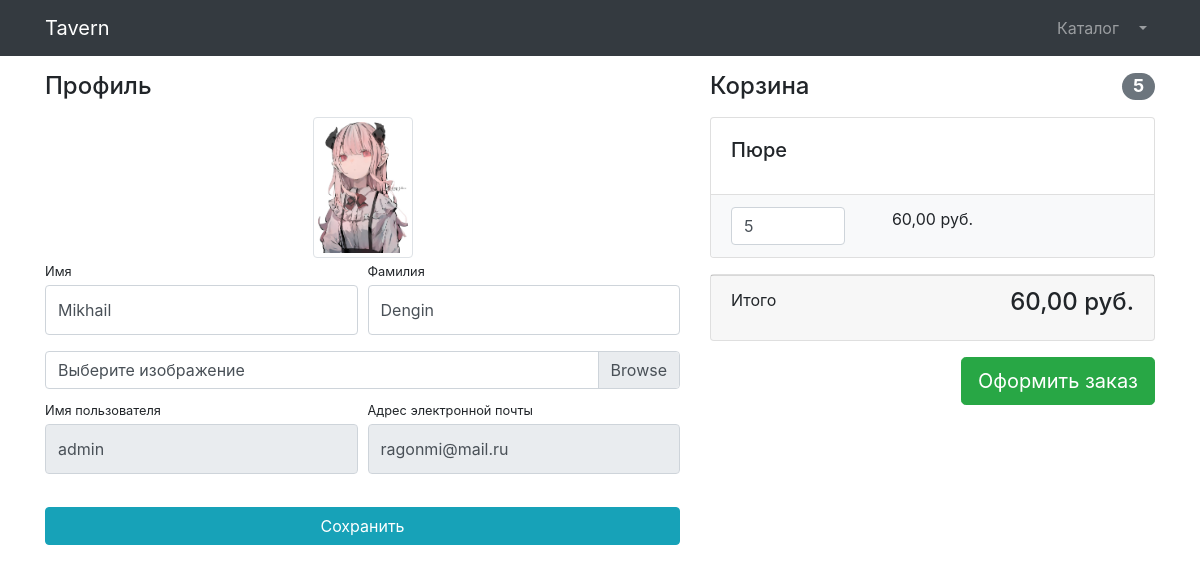
Before: /users/profile/ (signed in) with the older database file.
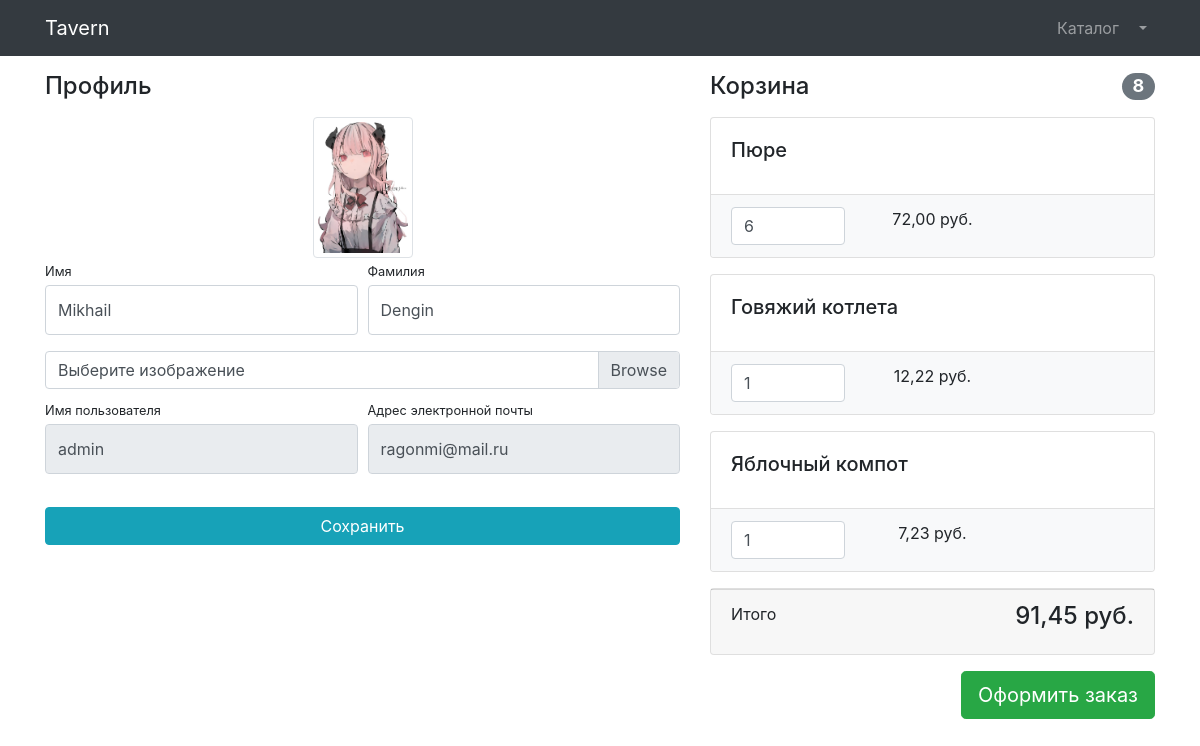
After: the same page with the newer database file.
### dish/models.py (models this page shows, shortened)
class Basket(models.Model):
    users = models.ForeignKey(User, on_delete=models.CASCADE)
    dish = models.ForeignKey(Dish, on_delete=models.CASCADE)
    quantity = models.PositiveSmallIntegerField(default=0)
    create_timestamp = models.DateTimeField(auto_now_add=True)
    objects = BasketQuerySet.as_manager()
    def sum(self):
        return self.dish.price * self.quantity

class Dish(models.Model):
    name = models.CharField(max_length=182, null=True)
    id_type_dish = models.ForeignKey('TypeDish', on_delete=models.PROTECT, null=True)
    image = models.ImageField(upload_to='dishes_images')
    price = models.DecimalField(max_digits=6, decimal_places=2)

### users/views.py (the view)
# urls.py: path('profile/', profile, name='profile'),
@login_required
def profile(request):
    if request.method == 'POST':
        form = UserProfileForm(instance=request.user, data=request.POST, files=request.FILES)
        if form.is_valid():
            form.save()
            return HttpResponseRedirect(reverse('users:profile'))
    else:
        form = UserProfileForm(instance=request.user)
    context = {'title': 'Профиль',
               'form': form,
               'baskets': Basket.objects.filter(users=request.user),
               }
    return render(request, 'users/profile.html', context=context)

### users/foms.py
class UserProfileForm(UserChangeForm):
    first_name = forms.CharField(widget=forms.TextInput(attrs={'class': 'form-control py-4'}))
    last_name = forms.CharField(widget=forms.TextInput(attrs={'class': 'form-control py-4'}))
    image = forms.ImageField(widget=forms.FileInput(attrs={'class': 'custom-file-input'}), required=False)
    username = forms.CharField(widget=forms.TextInput(attrs={'class': 'form-control py-4', 'readonly': True}))
    email = forms.CharField(widget=forms.TextInput(attrs={'class': 'form-control py-4', 'readonly': True}))
    class Meta:
        model = User
        fields = ('first_name', 'last_name', 'image', 'username', 'email')

### dish/models.py (called while the page is built)
    def total_sum(self):
        return sum(basket.sum() for basket in self)

    def total_quantity(self):
        return sum(basket.quantity for basket in self)

### users/templates/users/profile.html (shortened to what this page needs)
{% extends 'dish/html/base.html' %}
{% load static %}
{% block css %}
    <link href="{% static 'vendor/css/profile.css' %}" rel="stylesheet">
{% endblock %}
{% block content %}
    <div class="container">
    <div class="row">
        <div class="col-lg-7">
            <h4 class="mt-3 mb-3">Профиль</h4>
            <div class="col-lg-12 text-center">
                <img width="100" height="100"
                     src="{% if user.image %} {{ user.image.url }} {% else %} {% static 'vendor/img/users/default_avatar.jpg' %} {% endif %}"
                     class="img-thumbnail">
            </div>
            <form action="{% url 'users:profile' %}" method="post" enctype="multipart/form-data">
                <div class="form-row">
                    <div class="col-lg-6">
                        <div class="form-group">
                            <label class="small mb-1" for="{{ form.first_name.id_for_label }}">Имя</label>
                            {{ form.first_name }}
                        </div>
                    </div>
                    <div class="col-lg-6">
                        <div class="form-group">
                            <label class="small mb-1" for="{{ form.last_name.id_for_label }}">Фамилия</label>
                            {{ form.last_name }}
                        </div>
                    </div>
                </div>
                <div class="form-row mb-2">
                    <div class="col-lg-12">
                        <div class="custom-file">
                            <label class="custom-file-label" for="{{ form.image.id_for_label }}">
                                Выберите изображение
                            </label>
                        </div>
                    </div>
                </div>
                <div class="form-row">
                    <div class="col-lg-6">
                        <label class="small mb-1" for="{{ form.username.id_for_label }}">Имя пользователя</label>
                        {{ form.username }}
                    </div>
                    <div class="col-lg-6">
                        <label class="small mb-1" for="{{ form.email.id_for_label }}">Адрес электронной
                            почты</label>
                        {{ form.email }}
                    </div>
                </div>
                <div class="form-row">
                    <div class="col-lg-12" style="margin-top: 33px;">
                        <input class="btn btn-info btn-block" type="submit" value="Сохранить">
                    </div>
                </div>
            </form>
        </div>
        <div class="col-lg-5">
            {% include 'dish/html/baskets.html' %}
        </div>
    </div>
</div>
{% endblock %}

### dish/templates/dish/html/baskets.html (shortened to what this page needs)
{% if baskets %}
    <h4 class="mt-3 mb-3 d-flex justify-content-between align-items-center mb-3">
                Корзина <span class="badge badge-secondary badge-pill">{{ baskets.total_quantity }}</span>
            </h4>
    {% for basket in baskets %}
        <div class="card mb-3">
                <div class="card-body">
                    <h5 class="card-title">{{ basket.dish.name }}</h5>
                </div>
                <ul class="list-group list-group-flush">
                    <li class="list-group-item bg-light">
                        <div class="row text-center">
                            <div class="col-lg-4">
                                <input name="basketID" type="number" class="form-control"
                                       value="{{ basket.quantity }}" min="0">
                            </div>
                            <div class="col-lg-4">{{ basket.sum }} руб.</div>
                            <div class="col-lg-4">
                            </div>
                        </div>
                    </li>
                </ul>
            </div>
    {% endfor %}
    <div class="card mb-3">
                <div class="card-footer">
                    <p class="float-left">Итого</p>
                    <h4 class="float-right">{{ baskets.total_sum }} руб.</h4>
                </div>
            </div>
    <a class="btn btn-success btn-lg float-right" href="../orders/order-create.html">
        Оформить заказ
    </a>
{% else %}
    <h4 class="mt-3 mb-3 text-center">
        Корзина пуста
    </h4>
{% endif %}

Changed rows visible on the page:
changed Basket "Пюре": total_quantity "5" → "8"; basketID "5" → "6"; sum "60,00" → "72,00"; total_sum "60,00" → "91,45"
added Basket: dish.name "Говяжий котлета", basketID "1", sum "12,22"
added Basket: dish.name "Яблочный компот", basketID "1", sum "7,23"
